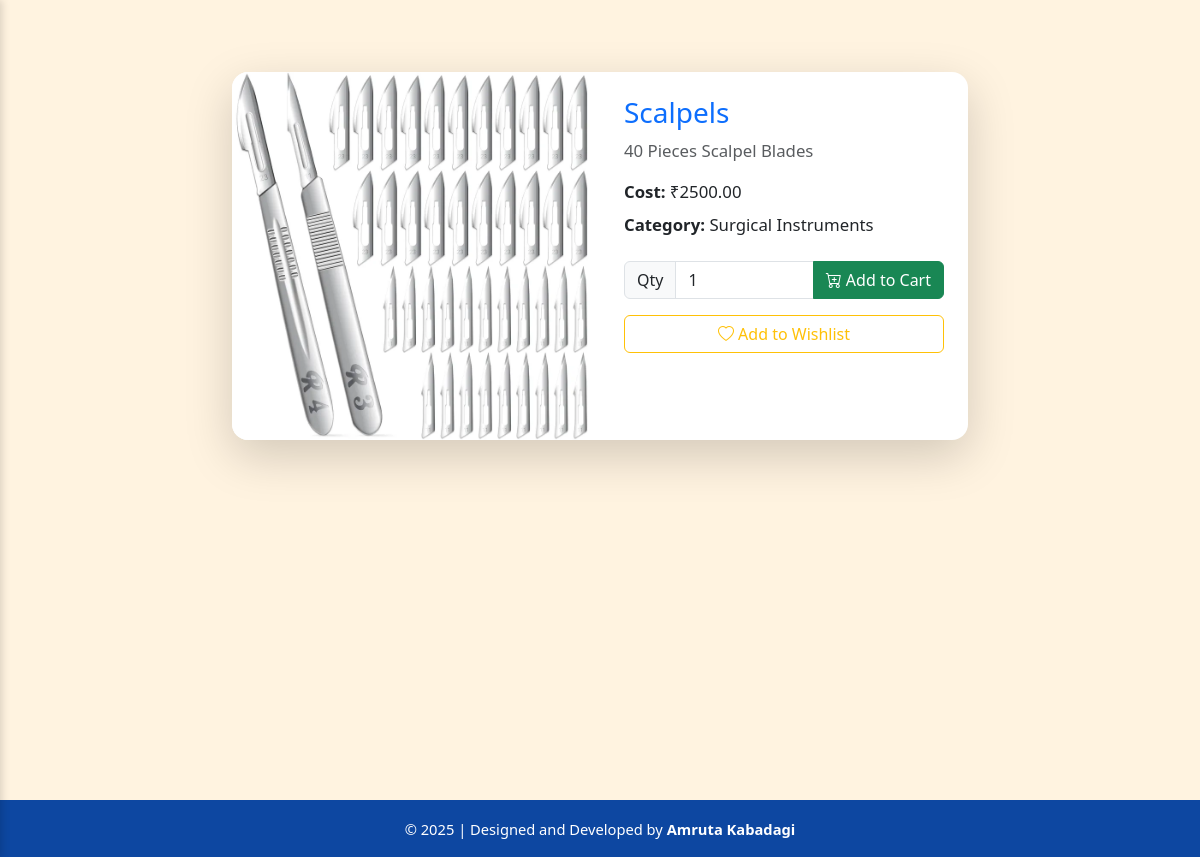
Screenshot of /product/3/ (signed in) with the database file from the repository.
### myapp/models.py (models this page shows, shortened)
class Product(models.Model):
    user = models.ForeignKey(User, on_delete=models.CASCADE)  # Seller
    title = models.CharField(max_length=200)
    image = models.ImageField(upload_to='products/')
    description = models.TextField()
    cost = models.DecimalField(max_digits=10, decimal_places=2)
    created_at = models.DateTimeField(auto_now_add=True)
    category = models.ForeignKey(Category, on_delete=models.SET_NULL, null=True)
    is_sold = models.BooleanField(default=False)

class Category(models.Model):
    name = models.CharField(max_length=100)

### myapp/views.py (the view)
# urls.py: path('product/<int:pk>/', product_detail, name='product_detail'),
@login_required
def product_detail(request, pk):
    product = get_object_or_404(Product, pk=pk)
    is_in_wishlist = Wishlist.objects.filter(user=request.user, product=product).exists()
    review_form = ReviewForm()
    return render(request, 'product/product_detail.html', {
        'product': product,
        'review_form': review_form,
        'is_in_wishlist': is_in_wishlist,
    })

### myapp/forms.py
class ReviewForm(forms.ModelForm):
    class Meta:
        model = Review
        fields = ['review']
        widgets = {
            'review': forms.Textarea(attrs={
                'class': 'form-control',
                'rows': 3,
                'placeholder': 'Write your review here...'
            }),
        }

### templates/product/product_detail.html (shortened to what this page needs)
{% extends 'base.html' %}
{% load static %}
{% block content %}
<div class="container py-5">
    <div class="row justify-content-center">
        <div class="col-md-10 col-lg-8">
            <div class="card shadow-lg border-0 rounded-4">
                <div class="row g-0">
                    <div class="col-md-6">
                        <img src="{{ product.image.url }}" alt="{{ product.title }}"
                             class="img-fluid w-100 h-100 rounded-start-4 object-fit-cover"
                             style="max-height: 400px; object-fit: cover;">
                    </div>
                    <div class="col-md-6">
                        <div class="card-body p-4 d-flex flex-column h-100">
                            <h3 class="card-title text-primary">{{ product.title }}</h3>
                            <p class="text-muted">{{ product.description }}</p>
                            <p class="mb-2"><strong>Cost:</strong> ₹{{ product.cost }}</p>
                            <p class="mb-4"><strong>Category:</strong> {{ product.category.name }}</p>
                            <form method="post" action="{% url 'add_to_cart' product.id %}" class="mb-3">
                                <div class="input-group">
                                    <span class="input-group-text">Qty</span>
                                    <input type="number" name="quantity" min="1" value="1" class="form-control">
                                    <button type="submit" class="btn btn-success">
                                        <i class="bi bi-cart-plus"></i> Add to Cart
                                    </button>
                                </div>
                            </form>
                            <form method="post" action="{% url 'toggle_wishlist' product.id %}">
                                <button type="submit" class="btn btn-outline-warning w-100">
                                    <i class="bi bi-heart{% if is_in_wishlist %}-fill{% endif %}"></i>
                                    {% if is_in_wishlist %} Remove from Wishlist {% else %} Add to Wishlist {% endif %}
                                </button>
                            </form>
                        </div>
                    </div>
                </div>
            </div>
        </div>
    </div>
</div>
{% endblock %}

### templates/base.html (style rules this page uses)
:root { --light-blue: #e0f7ff; --blue-accent: #90caf9; --dark-blue: #0d47a1; --hover-blue: #1976d2; --text-color: #0d1a26; --admin-bg: #fff3e0; --user-bg: #e3f2fd; }
body { background-color: var(--light-blue); color: var(--text-color); font-family: 'Segoe UI', sans-serif; font-size: 1.05rem; margin: 0; padding: 0; height: 100%; }
body.admin { background-color: var(--admin-bg); }

### rows the page displays
Product: image (picture), title "Scalpels", description "40 Pieces Scalpel Blades", cost "2500.00", category.name "Surgical Instruments"
